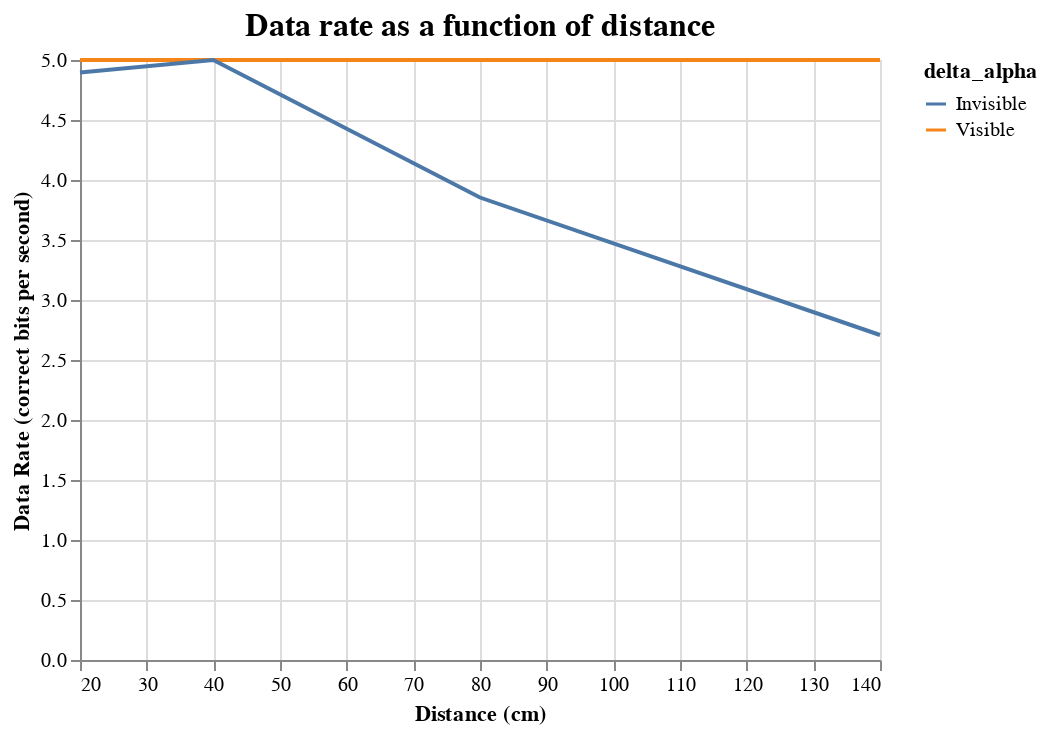

Notebook code cell kept with this figure:
### Code cell
alt.Chart(data).mark_line().encode(
    alt.X('distance:Q', axis=alt.Axis(title='Distance (cm)')),
    alt.Y('data_rate:Q', axis=alt.Axis(title='Data Rate (correct bits per second)')),
    alt.Color('delta_alpha:N')
).properties(title='Data rate as a function of distance').configure_title(
    fontSize=16
)

### Figure 1 — Vega-Lite specification as saved in the notebook (floating-point values rounded to 4 significant figures)
{"config": {"view": {"continuousWidth": 400, "continuousHeight": 300}, "title": {"fontSize": 16}}, "data": {"name": "data-263a854b7d1d4d4901bffd7716d0fe83"}, "mark": "line", "encoding": {"color": {"type": "nominal", "field": "delta_alpha"}, "x": {"type": "quantitative", "axis": {"title": "Distance (cm)"}, "field": "distance"}, "y": {"type": "quantitative", "axis": {"title": "Data Rate (correct bits per second)"}, "field": "data_rate"}}, "title": "Data rate as a function of distance", "$schema": "https://vega.github.io/schema/vega-lite/v4.0.2.json", "datasets": {"data-263a854b7d1d4d4901bffd7716d0fe83": [{"delta_alpha": "Visible", "distance": 20.0, "bit_error_rate": 0.0, "data_rate": 5.0}, {"delta_alpha": "Visible", "distance": 40.0, "bit_error_rate": 0.0, "data_rate": 5.0}, {"delta_alpha": "Visible", "distance": 80.0, "bit_error_rate": 0.0, "data_rate": 5.0}, {"delta_alpha": "Visible", "distance": 140.0, "bit_error_rate": 0.0, "data_rate": 5.0}, {"delta_alpha": "Invisible", "distance": 20.0, "bit_error_rate": 0.0208, "data_rate": 4.896}, {"delta_alpha": "Invisible", "distance": 40.0, "bit_error_rate": 0.0, "data_rate": 5.0}, {"delta_alpha": "Invisible", "distance": 80.0, "bit_error_rate": 0.2292, "data_rate": 3.854}, {"delta_alpha": "Invisible", "distance": 140.0, "bit_error_rate": 0.4583, "data_rate": 2.708}]}}
